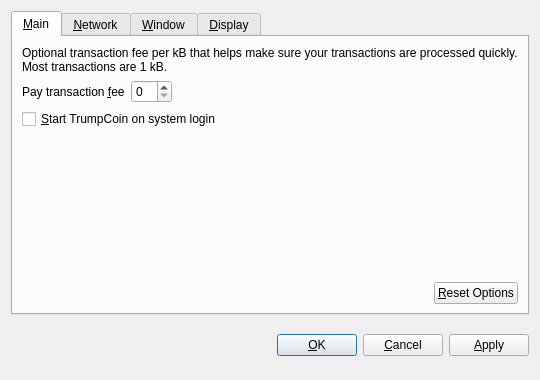
<?xml version="1.0" encoding="UTF-8"?>
<ui version="4.0">
 <class>OptionsDialog</class>
 <widget class="QDialog" name="OptionsDialog">
  <property name="geometry">
   <rect>
    <x>0</x>
    <y>0</y>
    <width>540</width>
    <height>380</height>
   </rect>
  </property>
  <property name="windowTitle">
   <string>Options</string>
  </property>
  <property name="modal">
   <bool>true</bool>
  </property>
  <layout class="QVBoxLayout" name="verticalLayout">
   <item>
    <widget class="QTabWidget" name="tabWidget">
     <property name="tabPosition">
      <enum>QTabWidget::North</enum>
     </property>
     <property name="currentIndex">
      <number>0</number>
     </property>
     <widget class="QWidget" name="tabMain">
      <attribute name="title">
       <string>&amp;Main</string>
      </attribute>
      <layout class="QVBoxLayout" name="verticalLayout_Main">
       <item>
        <widget class="QLabel" name="transactionFeeInfoLabel">
         <property name="text">
          <string>Optional transaction fee per kB that helps make sure your transactions are processed quickly. Most transactions are 1 kB.</string>
         </property>
         <property name="textFormat">
          <enum>Qt::PlainText</enum>
         </property>
         <property name="wordWrap">
          <bool>true</bool>
         </property>
        </widget>
       </item>
       <item>
        <layout class="QHBoxLayout" name="horizontalLayout_1_Main">
         <item>
          <widget class="QLabel" name="transactionFeeLabel">
           <property name="text">
            <string>Pay transaction &amp;fee</string>
           </property>
           <property name="textFormat">
            <enum>Qt::PlainText</enum>
           </property>
           <property name="buddy">
            <cstring>transactionFee</cstring>
           </property>
          </widget>
         </item>
         <item>
          <widget class="BitcoinAmountField" name="transactionFee"/>
         </item>
         <item>
          <spacer name="horizontalSpacer_1_Main">
           <property name="orientation">
            <enum>Qt::Horizontal</enum>
           </property>
           <property name="sizeHint" stdset="0">
            <size>
             <width>40</width>
             <height>20</height>
            </size>
           </property>
          </spacer>
         </item>
        </layout>
       </item>
       <item>
        <widget class="QCheckBox" name="bitcoinAtStartup">
         <property name="toolTip">
          <string>Automatically start TrumpCoin after logging in to the system.</string>
         </property>
         <property name="text">
          <string>&amp;Start TrumpCoin on system login</string>
         </property>
        </widget>
       </item>
       <item>
        <spacer name="verticalSpacer_Main">
         <property name="orientation">
          <enum>Qt::Vertical</enum>
         </property>
         <property name="sizeHint" stdset="0">
          <size>
           <width>20</width>
           <height>40</height>
          </size>
         </property>
        </spacer>
       </item>
       <item>
        <layout class="QHBoxLayout" name="horizontalLayout_2_Main">
         <item>
          <spacer name="horizontalSpacer_2_Main">
           <property name="orientation">
            <enum>Qt::Horizontal</enum>
           </property>
           <property name="sizeHint" stdset="0">
            <size>
             <width>40</width>
             <height>20</height>
            </size>
           </property>
          </spacer>
         </item>
         <item>
          <widget class="QPushButton" name="resetButton">
           <property name="toolTip">
            <string>Reset all client options to default.</string>
           </property>
           <property name="text">
            <string>&amp;Reset Options</string>
           </property>
           <property name="autoDefault">
            <bool>false</bool>
           </property>
          </widget>
         </item>
        </layout>
       </item>
      </layout>
     </widget>
     <widget class="QWidget" name="tabNetwork">
      <attribute name="title">
       <string>&amp;Network</string>
      </attribute>
      <layout class="QVBoxLayout" name="verticalLayout_Network">
       <item>
        <widget class="QCheckBox" name="mapPortUpnp">
         <property name="toolTip">
          <string>Automatically open the TrumpCoin client port on the router. This only works when your router supports UPnP and it is enabled.</string>
         </property>
         <property name="text">
          <string>Map port using &amp;UPnP</string>
         </property>
        </widget>
       </item>
       <item>
        <widget class="QCheckBox" name="connectSocks">
         <property name="toolTip">
          <string>Connect to the TrumpCoin network through a SOCKS proxy (e.g. when connecting through Tor).</string>
         </property>
         <property name="text">
          <string>&amp;Connect through SOCKS proxy:</string>
         </property>
        </widget>
       </item>
       <item>
        <layout class="QHBoxLayout" name="horizontalLayout_Network">
         <item>
          <widget class="QLabel" name="proxyIpLabel">
           <property name="text">
            <string>Proxy &amp;IP:</string>
           </property>
           <property name="textFormat">
            <enum>Qt::PlainText</enum>
           </property>
           <property name="buddy">
            <cstring>proxyIp</cstring>
           </property>
          </widget>
         </item>
         <item>
          <widget class="QValidatedLineEdit" name="proxyIp">
           <property name="maximumSize">
            <size>
             <width>140</width>
             <height>16777215</height>
            </size>
           </property>
           <property name="toolTip">
            <string>IP address of the proxy (e.g. 127.0.0.1)</string>
           </property>
          </widget>
         </item>
         <item>
          <widget class="QLabel" name="proxyPortLabel">
           <property name="text">
            <string>&amp;Port:</string>
           </property>
           <property name="textFormat">
            <enum>Qt::PlainText</enum>
           </property>
           <property name="buddy">
            <cstring>proxyPort</cstring>
           </property>
          </widget>
         </item>
         <item>
          <widget class="QLineEdit" name="proxyPort">
           <property name="maximumSize">
            <size>
             <width>55</width>
             <height>16777215</height>
            </size>
           </property>
           <property name="toolTip">
            <string>Port of the proxy (e.g. 9050)</string>
           </property>
          </widget>
         </item>
         <item>
          <widget class="QLabel" name="socksVersionLabel">
           <property name="text">
            <string>SOCKS &amp;Version:</string>
           </property>
           <property name="textFormat">
            <enum>Qt::PlainText</enum>
           </property>
           <property name="buddy">
            <cstring>socksVersion</cstring>
           </property>
          </widget>
         </item>
         <item>
          <widget class="QValueComboBox" name="socksVersion">
           <property name="toolTip">
            <string>SOCKS version of the proxy (e.g. 5)</string>
           </property>
          </widget>
         </item>
         <item>
          <spacer name="horizontalSpacer_Network">
           <property name="orientation">
            <enum>Qt::Horizontal</enum>
           </property>
           <property name="sizeHint" stdset="0">
            <size>
             <width>40</width>
             <height>20</height>
            </size>
           </property>
          </spacer>
         </item>
        </layout>
       </item>
       <item>
        <spacer name="verticalSpacer_Network">
         <property name="orientation">
          <enum>Qt::Vertical</enum>
         </property>
         <property name="sizeHint" stdset="0">
          <size>
           <width>20</width>
           <height>40</height>
          </size>
         </property>
        </spacer>
       </item>
      </layout>
     </widget>
     <widget class="QWidget" name="tabWindow">
      <attribute name="title">
       <string>&amp;Window</string>
      </attribute>
      <layout class="QVBoxLayout" name="verticalLayout_Window">
       <item>
        <widget class="QCheckBox" name="minimizeToTray">
         <property name="toolTip">
          <string>Show only a tray icon after minimizing the window.</string>
         </property>
         <property name="text">
          <string>&amp;Minimize to the tray instead of the taskbar</string>
         </property>
        </widget>
       </item>
       <item>
        <widget class="QCheckBox" name="minimizeOnClose">
         <property name="toolTip">
          <string>Minimize instead of exit the application when the window is closed. When this option is enabled, the application will be closed only after selecting Quit in the menu.</string>
         </property>
         <property name="text">
          <string>M&amp;inimize on close</string>
         </property>
        </widget>
       </item>
       <item>
        <spacer name="verticalSpacer_Window">
         <property name="orientation">
          <enum>Qt::Vertical</enum>
         </property>
         <property name="sizeHint" stdset="0">
          <size>
           <width>20</width>
           <height>40</height>
          </size>
         </property>
        </spacer>
       </item>
      </layout>
     </widget>
     <widget class="QWidget" name="tabDisplay">
      <attribute name="title">
       <string>&amp;Display</string>
      </attribute>
      <layout class="QVBoxLayout" name="verticalLayout_Display">
       <item>
        <layout class="QHBoxLayout" name="horizontalLayout_1_Display">
         <item>
          <widget class="QLabel" name="langLabel">
           <property name="text">
            <string>User Interface &amp;language:</string>
           </property>
           <property name="textFormat">
            <enum>Qt::PlainText</enum>
           </property>
           <property name="buddy">
            <cstring>lang</cstring>
           </property>
          </widget>
         </item>
         <item>
          <widget class="QValueComboBox" name="lang">
           <property name="toolTip">
            <string>The user interface language can be set here. This setting will take effect after restarting TrumpCoin.</string>
           </property>
          </widget>
         </item>
        </layout>
       </item>
       <item>
        <layout class="QHBoxLayout" name="horizontalLayout_2_Display">
         <item>
          <widget class="QLabel" name="unitLabel">
           <property name="text">
            <string>&amp;Unit to show amounts in:</string>
           </property>
           <property name="textFormat">
            <enum>Qt::PlainText</enum>
           </property>
           <property name="buddy">
            <cstring>unit</cstring>
           </property>
          </widget>
         </item>
         <item>
          <widget class="QValueComboBox" name="unit">
           <property name="toolTip">
            <string>Choose the default subdivision unit to show in the interface and when sending coins.</string>
           </property>
          </widget>
         </item>
        </layout>
       </item>
       <item>
        <widget class="QCheckBox" name="displayAddresses">
         <property name="toolTip">
          <string>Whether to show TrumpCoin addresses in the transaction list or not.</string>
         </property>
         <property name="text">
          <string>&amp;Display addresses in transaction list</string>
         </property>
        </widget>
       </item>
       <item>
        <widget class="QCheckBox" name="coinControlFeatures">
         <property name="toolTip">
          <string>Whether to show coin control features or not.</string>
         </property>
         <property name="text">
          <string>Display coin &amp;control features (experts only!)</string>
         </property>
        </widget>
       </item>
       <item>
        <spacer name="verticalSpacer_Display">
         <property name="orientation">
          <enum>Qt::Vertical</enum>
         </property>
         <property name="sizeHint" stdset="0">
          <size>
           <width>20</width>
           <height>40</height>
          </size>
         </property>
        </spacer>
       </item>
      </layout>
     </widget>
    </widget>
   </item>
   <item>
    <layout class="QHBoxLayout" name="horizontalLayout_Buttons">
     <item>
      <spacer name="horizontalSpacer_1">
       <property name="orientation">
        <enum>Qt::Horizontal</enum>
       </property>
       <property name="sizeHint" stdset="0">
        <size>
         <width>40</width>
         <height>48</height>
        </size>
       </property>
      </spacer>
     </item>
     <item>
      <widget class="QLabel" name="statusLabel">
       <property name="font">
        <font>
         <weight>75</weight>
         <bold>true</bold>
        </font>
       </property>
       <property name="text">
        <string/>
       </property>
       <property name="textFormat">
        <enum>Qt::PlainText</enum>
       </property>
       <property name="wordWrap">
        <bool>true</bool>
       </property>
      </widget>
     </item>
     <item>
      <spacer name="horizontalSpacer_2">
       <property name="orientation">
        <enum>Qt::Horizontal</enum>
       </property>
       <property name="sizeHint" stdset="0">
        <size>
         <width>40</width>
         <height>48</height>
        </size>
       </property>
      </spacer>
     </item>
     <item>
      <widget class="QPushButton" name="okButton">
       <property name="text">
        <string>&amp;OK</string>
       </property>
      </widget>
     </item>
     <item>
      <widget class="QPushButton" name="cancelButton">
       <property name="text">
        <string>&amp;Cancel</string>
       </property>
       <property name="autoDefault">
        <bool>false</bool>
       </property>
      </widget>
     </item>
     <item>
      <widget class="QPushButton" name="applyButton">
       <property name="text">
        <string>&amp;Apply</string>
       </property>
       <property name="autoDefault">
        <bool>false</bool>
       </property>
      </widget>
     </item>
    </layout>
   </item>
  </layout>
 </widget>
 <customwidgets>
  <customwidget>
   <class>BitcoinAmountField</class>
   <extends>QSpinBox</extends>
   <header>bitcoinamountfield.h</header>
  </customwidget>
  <customwidget>
   <class>QValueComboBox</class>
   <extends>QComboBox</extends>
   <header>qvaluecombobox.h</header>
  </customwidget>
  <customwidget>
   <class>QValidatedLineEdit</class>
   <extends>QLineEdit</extends>
   <header>qvalidatedlineedit.h</header>
  </customwidget>
 </customwidgets>
 <resources/>
 <connections/>
</ui>
